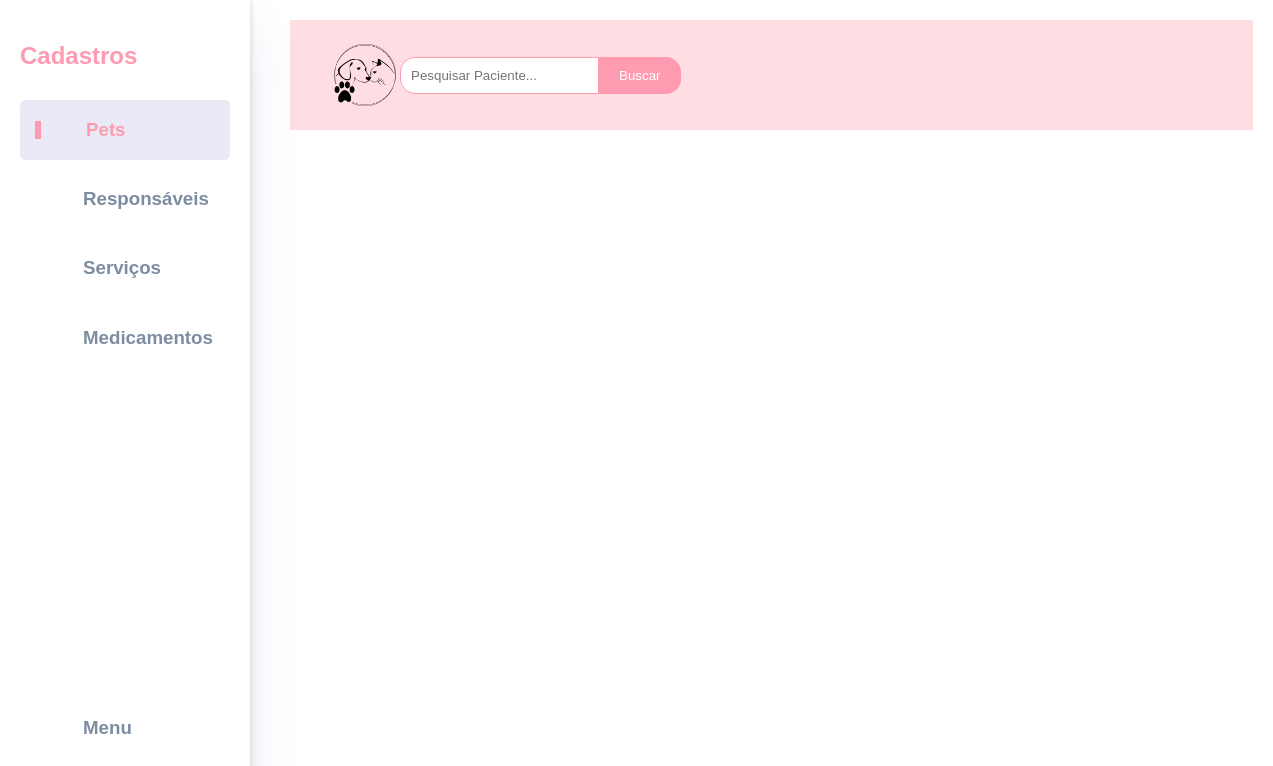
Page /pesquisarPaciente.php?pesquisa=Juju on the earlier database version.
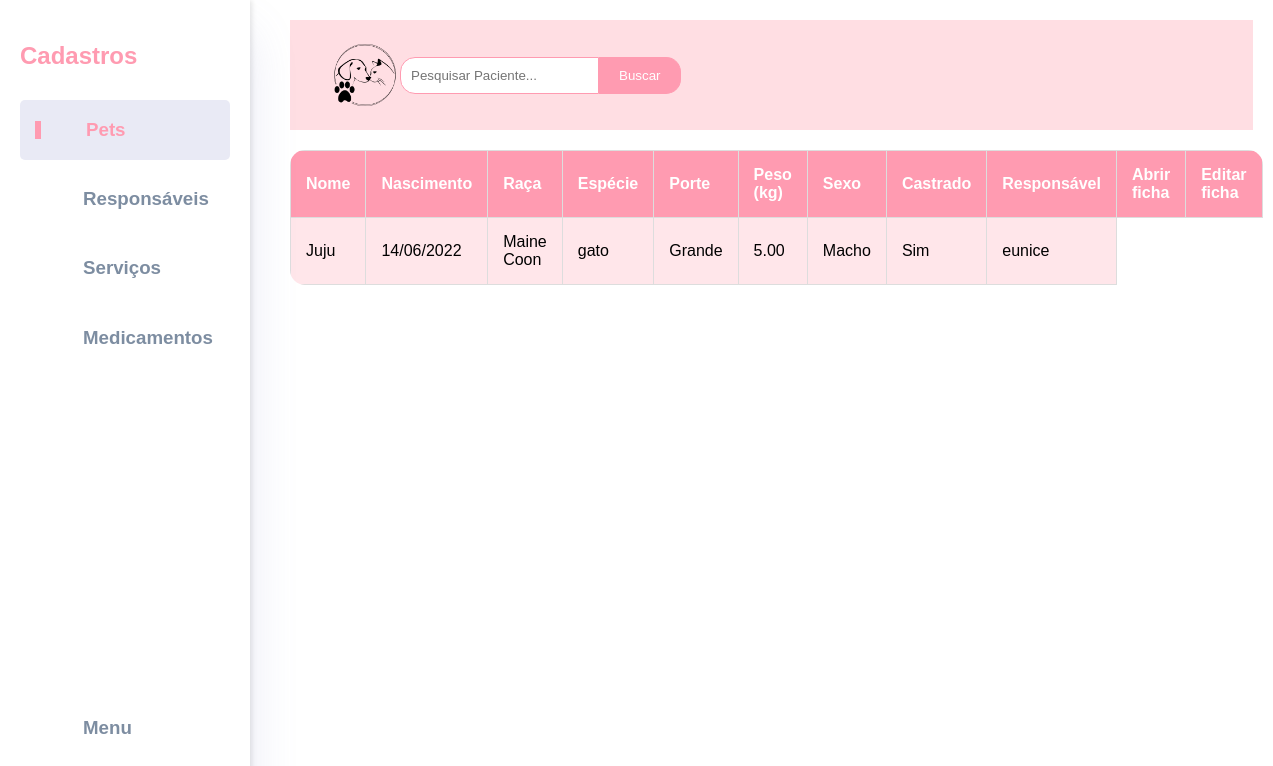
Same page on the later database version.
### tables this page shows
CREATE TABLE IF NOT EXISTS `pacientes` (
  `id` int NOT NULL AUTO_INCREMENT,
  `nome` varchar(100) NOT NULL,
  `nascimento` date NOT NULL,
  `raca` varchar(50) DEFAULT NULL,
  `especie` varchar(50) DEFAULT NULL,
  `porte` enum('Pequeno','Médio','Grande') DEFAULT NULL,
  `peso` decimal(5,2) DEFAULT NULL,
  `sexo` enum('Macho','Fêmea') DEFAULT NULL,
  `castrado` tinyint(1) DEFAULT NULL,
  `observacao` text NOT NULL,
  `responsavel_id` int DEFAULT NULL,
  PRIMARY KEY (`id`),
  KEY `fk_responsavel` (`responsavel_id`)
);

CREATE TABLE IF NOT EXISTS `responsaveis` (
  `id` int NOT NULL AUTO_INCREMENT,
  `nome` varchar(100) NOT NULL,
  `telefone` varchar(15) DEFAULT NULL,
  `endereco` varchar(255) DEFAULT NULL,
  PRIMARY KEY (`id`)
);

### pesquisarPaciente.php (the view, shortened to what this page needs)
<!DOCTYPE html>
<html lang="pt-BR">
<head>
    <link rel="stylesheet" href="styles.css">
    <link rel="stylesheet" href="cad.css">
</head>
<body>
    <aside>
        <div class="sidebar">
            <div class="toggle">
                <div class="logo">
                    <h2>Cadastros</h2>
                </div>
            </div>
            <a href="cadastros.php" class="active">
                <h3>Pets</h3>
            </a>
            <a href="cadastroResp.php">
                <h3>Responsáveis</h3>
            </a>
            <a href="cadastroServ.php">
                <h3>Serviços</h3>
            </a>
            <a href="cadastroMedi.php">
                <h3>Medicamentos</h3>
            </a>
            <a href="inicio.php">
                <h3>Menu</h3>
            </a>
        </div>
    </aside>
    <div class="content">
        <header>
            <div class="navbar">
                <img src="logo.png" alt="Logo">
                <div class="search-container">
                    <form action="pesquisarPaciente.php" method="get">
                        <input type="text" placeholder="Pesquisar Paciente..." name="pesquisa">
                        <button type="submit">Buscar</button>
                    </form>
                </div>
            </div>
        </header>
<?php
include("conecta.php");
echo '<link rel="stylesheet" type="text/css" href="cad.css">';
if (isset($_GET['pesquisa'])) {
    $pesquisa = $_GET['pesquisa'];
    $sql = "SELECT p.nome,
            DATE_FORMAT(p.nascimento, '%d/%m/%Y') AS nascimento,
            p.raca,
            p.especie,
            p.porte,
            p.peso,
            p.sexo,
            p.castrado,
            r.nome AS responsavel
     FROM pacientes p
     JOIN responsaveis r ON p.responsavel_id = r.id
     WHERE p.nome LIKE '%$pesquisa%'";
    $resultado = mysqli_query($conexao, $sql);
    if (mysqli_num_rows($resultado) > 0) {
        echo '<table>
        <thead>
            <tr>
                <th scope="col">Nome</th>
                <th scope="col">Nascimento</th>
                <th scope="col">Raça</th>
                <th scope="col">Espécie</th>
                <th scope="col">Porte</th>
                <th scope="col">Peso (kg)</th>
                <th scope="col">Sexo</th>
                <th scope="col">Castrado</th>
                <th scope="col">Responsável</th>
                <th scope="col">Abrir ficha</th>
                <th scope="col">Editar ficha</th>
            </tr>
        </thead>
        <tbody>';
        while ($dados = mysqli_fetch_assoc($resultado)) {
            echo "<tr>";
            echo "<td>" . htmlspecialchars($dados['nome']) . "</td>";
            echo "<td>" . htmlspecialchars($dados['nascimento']) . "</td>";
            echo "<td>" . htmlspecialchars($dados['raca']) . "</td>";
            echo "<td>" . htmlspecialchars($dados['especie']) . "</td>";
            echo "<td>" . htmlspecialchars($dados['porte']) . "</td>";
            echo "<td>" . htmlspecialchars($dados['peso']) . "</td>";
            echo "<td>" . htmlspecialchars($dados['sexo']) . "</td>";
            echo "<td>" . ($dados['castrado'] ? 'Sim' : 'Não') . "</td>";
            echo "<td>" . htmlspecialchars($dados['responsavel']) . "</td>";
            echo "</tr>";
        }
        echo '</tbody>
        </table>';
    }
}
?>
</body>
</html>

Differences in the rows shown:
added pacientes: nome "Juju", nascimento "14/06/2022", raca "Maine Coon", especie "gato", porte "Grande", peso "5.00", sexo "Macho", castrado "Sim", responsaveis.nome "eunice"
Other differences:
text now shown: "Nome Nascimento Raça Espécie Porte Peso (kg) Sexo Castrado Responsável Abrir ficha Editar ficha"
